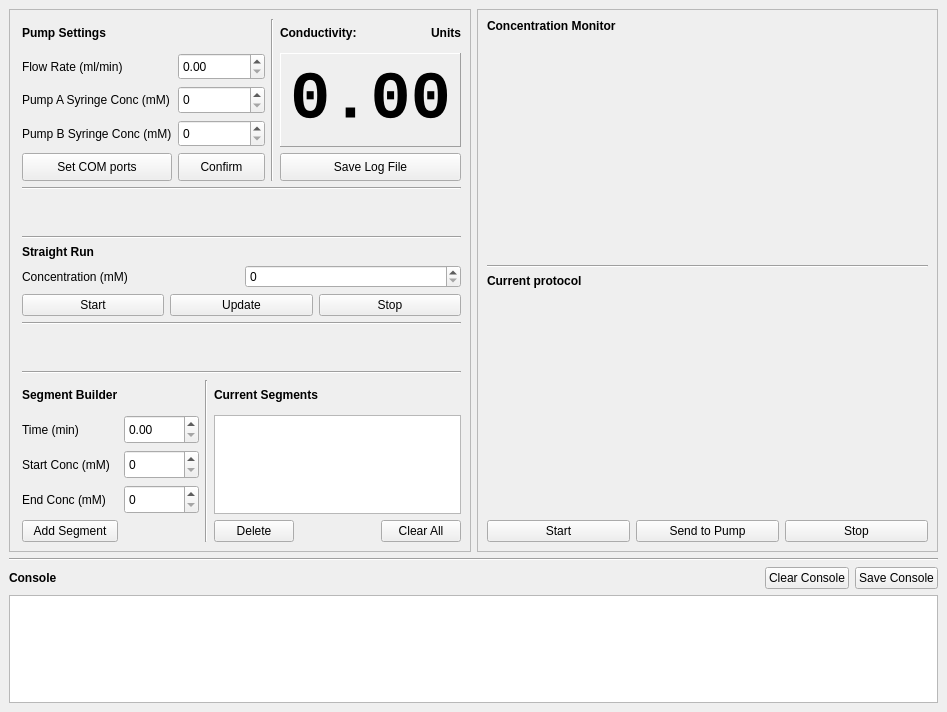
<?xml version="1.0" encoding="UTF-8"?>
<ui version="4.0">
 <class>PumpController</class>
 <widget class="QMainWindow" name="PumpController">
  <property name="geometry">
   <rect>
    <x>0</x>
    <y>0</y>
    <width>947</width>
    <height>712</height>
   </rect>
  </property>
  <property name="sizePolicy">
   <sizepolicy hsizetype="Preferred" vsizetype="Preferred">
    <horstretch>0</horstretch>
    <verstretch>0</verstretch>
   </sizepolicy>
  </property>
  <property name="minimumSize">
   <size>
    <width>0</width>
    <height>0</height>
   </size>
  </property>
  <property name="windowTitle">
   <string>AWpumps</string>
  </property>
  <widget class="QWidget" name="centralwidget">
   <property name="sizePolicy">
    <sizepolicy hsizetype="Preferred" vsizetype="Preferred">
     <horstretch>0</horstretch>
     <verstretch>0</verstretch>
    </sizepolicy>
   </property>
   <property name="font">
    <font>
     <family>.AppleSystemUIFont</family>
    </font>
   </property>
   <layout class="QVBoxLayout" name="verticalLayout" stretch="15,0,1,3">
    <item>
     <layout class="QHBoxLayout" name="horizontalLayout_4">
      <item>
       <widget class="QFrame" name="frame_left">
        <property name="sizePolicy">
         <sizepolicy hsizetype="Preferred" vsizetype="Preferred">
          <horstretch>0</horstretch>
          <verstretch>0</verstretch>
         </sizepolicy>
        </property>
        <property name="frameShape">
         <enum>QFrame::Shape::StyledPanel</enum>
        </property>
        <property name="frameShadow">
         <enum>QFrame::Shadow::Raised</enum>
        </property>
        <layout class="QVBoxLayout" name="verticalLayout_2" stretch="3,0,0,0,1,0,0,0,3">
         <property name="leftMargin">
          <number>12</number>
         </property>
         <item>
          <layout class="QGridLayout" name="gridLayout_2">
           <item row="1" column="3">
            <widget class="QLabel" name="label_2">
             <property name="font">
              <font>
               <family>.AppleSystemUIFont</family>
               <bold>true</bold>
              </font>
             </property>
             <property name="text">
              <string>Conductivity:</string>
             </property>
            </widget>
           </item>
           <item row="1" column="2" rowspan="5">
            <widget class="Line" name="line_7">
             <property name="orientation">
              <enum>Qt::Orientation::Vertical</enum>
             </property>
            </widget>
           </item>
           <item row="1" column="0" colspan="2">
            <widget class="QLabel" name="label_7">
             <property name="font">
              <font>
               <family>.AppleSystemUIFont</family>
               <bold>true</bold>
              </font>
             </property>
             <property name="text">
              <string>Pump Settings</string>
             </property>
            </widget>
           </item>
           <item row="4" column="0">
            <widget class="QLabel" name="label_6">
             <property name="text">
              <string>Pump B Syringe Conc (mM)</string>
             </property>
            </widget>
           </item>
           <item row="4" column="1">
            <widget class="QSpinBox" name="spinPbc">
             <property name="sizePolicy">
              <sizepolicy hsizetype="Preferred" vsizetype="Preferred">
               <horstretch>0</horstretch>
               <verstretch>0</verstretch>
              </sizepolicy>
             </property>
             <property name="maximum">
              <number>200</number>
             </property>
            </widget>
           </item>
           <item row="2" column="1">
            <widget class="QDoubleSpinBox" name="spinFlowRate">
             <property name="sizePolicy">
              <sizepolicy hsizetype="Preferred" vsizetype="Preferred">
               <horstretch>0</horstretch>
               <verstretch>0</verstretch>
              </sizepolicy>
             </property>
            </widget>
           </item>
           <item row="5" column="0">
            <widget class="QPushButton" name="butSetComs">
             <property name="sizePolicy">
              <sizepolicy hsizetype="Preferred" vsizetype="Preferred">
               <horstretch>0</horstretch>
               <verstretch>0</verstretch>
              </sizepolicy>
             </property>
             <property name="text">
              <string>Set COM ports</string>
             </property>
            </widget>
           </item>
           <item row="3" column="1">
            <widget class="QSpinBox" name="spinPac">
             <property name="sizePolicy">
              <sizepolicy hsizetype="Preferred" vsizetype="Preferred">
               <horstretch>0</horstretch>
               <verstretch>0</verstretch>
              </sizepolicy>
             </property>
             <property name="maximum">
              <number>200</number>
             </property>
            </widget>
           </item>
           <item row="2" column="0">
            <widget class="QLabel" name="label_4">
             <property name="font">
              <font>
               <family>.AppleSystemUIFont</family>
               <stylestrategy>PreferAntialias</stylestrategy>
              </font>
             </property>
             <property name="text">
              <string>Flow Rate (ml/min)</string>
             </property>
            </widget>
           </item>
           <item row="5" column="1">
            <widget class="QPushButton" name="butConfirmSettings">
             <property name="sizePolicy">
              <sizepolicy hsizetype="Preferred" vsizetype="Preferred">
               <horstretch>0</horstretch>
               <verstretch>0</verstretch>
              </sizepolicy>
             </property>
             <property name="text">
              <string>Confirm</string>
             </property>
            </widget>
           </item>
           <item row="1" column="4">
            <widget class="QLabel" name="label_cond_units">
             <property name="font">
              <font>
               <family>.AppleSystemUIFont</family>
               <bold>true</bold>
              </font>
             </property>
             <property name="text">
              <string>Units</string>
             </property>
             <property name="alignment">
              <set>Qt::AlignmentFlag::AlignRight|Qt::AlignmentFlag::AlignTrailing|Qt::AlignmentFlag::AlignVCenter</set>
             </property>
            </widget>
           </item>
           <item row="3" column="0">
            <widget class="QLabel" name="label_5">
             <property name="text">
              <string>Pump A Syringe Conc (mM)</string>
             </property>
            </widget>
           </item>
           <item row="5" column="3" colspan="2">
            <widget class="QPushButton" name="butSelectCondLog">
             <property name="sizePolicy">
              <sizepolicy hsizetype="Preferred" vsizetype="Preferred">
               <horstretch>0</horstretch>
               <verstretch>0</verstretch>
              </sizepolicy>
             </property>
             <property name="text">
              <string>Save Log File</string>
             </property>
            </widget>
           </item>
           <item row="2" column="3" rowspan="3" colspan="2">
            <widget class="QLabel" name="label_cond">
             <property name="sizePolicy">
              <sizepolicy hsizetype="Preferred" vsizetype="Preferred">
               <horstretch>0</horstretch>
               <verstretch>0</verstretch>
              </sizepolicy>
             </property>
             <property name="font">
              <font>
               <family>Courier New</family>
               <pointsize>50</pointsize>
               <bold>true</bold>
              </font>
             </property>
             <property name="frameShape">
              <enum>QFrame::Shape::Panel</enum>
             </property>
             <property name="frameShadow">
              <enum>QFrame::Shadow::Raised</enum>
             </property>
             <property name="text">
              <string>0.00</string>
             </property>
             <property name="scaledContents">
              <bool>false</bool>
             </property>
             <property name="alignment">
              <set>Qt::AlignmentFlag::AlignCenter</set>
             </property>
             <property name="margin">
              <number>3</number>
             </property>
             <property name="indent">
              <number>-1</number>
             </property>
             <property name="textInteractionFlags">
              <set>Qt::TextInteractionFlag::NoTextInteraction</set>
             </property>
            </widget>
           </item>
          </layout>
         </item>
         <item>
          <widget class="Line" name="line_6">
           <property name="orientation">
            <enum>Qt::Orientation::Horizontal</enum>
           </property>
          </widget>
         </item>
         <item>
          <spacer name="verticalSpacer">
           <property name="orientation">
            <enum>Qt::Orientation::Vertical</enum>
           </property>
           <property name="sizeHint" stdset="0">
            <size>
             <width>20</width>
             <height>40</height>
            </size>
           </property>
          </spacer>
         </item>
         <item>
          <widget class="Line" name="line_2">
           <property name="orientation">
            <enum>Qt::Orientation::Horizontal</enum>
           </property>
          </widget>
         </item>
         <item>
          <layout class="QGridLayout" name="gridLayout_3">
           <item row="3" column="0" colspan="2">
            <layout class="QHBoxLayout" name="horizontalLayout">
             <item>
              <widget class="QPushButton" name="butStartPump">
               <property name="sizePolicy">
                <sizepolicy hsizetype="Minimum" vsizetype="Preferred">
                 <horstretch>0</horstretch>
                 <verstretch>0</verstretch>
                </sizepolicy>
               </property>
               <property name="text">
                <string>Start</string>
               </property>
              </widget>
             </item>
             <item>
              <widget class="QPushButton" name="butUpdatePump">
               <property name="sizePolicy">
                <sizepolicy hsizetype="Minimum" vsizetype="Preferred">
                 <horstretch>0</horstretch>
                 <verstretch>0</verstretch>
                </sizepolicy>
               </property>
               <property name="text">
                <string>Update</string>
               </property>
              </widget>
             </item>
             <item>
              <widget class="QPushButton" name="butStopPump">
               <property name="sizePolicy">
                <sizepolicy hsizetype="Minimum" vsizetype="Preferred">
                 <horstretch>0</horstretch>
                 <verstretch>0</verstretch>
                </sizepolicy>
               </property>
               <property name="text">
                <string>Stop</string>
               </property>
              </widget>
             </item>
            </layout>
           </item>
           <item row="2" column="1">
            <widget class="QSpinBox" name="spinStraightConc">
             <property name="sizePolicy">
              <sizepolicy hsizetype="Preferred" vsizetype="Preferred">
               <horstretch>0</horstretch>
               <verstretch>0</verstretch>
              </sizepolicy>
             </property>
            </widget>
           </item>
           <item row="1" column="0" colspan="2">
            <widget class="QLabel" name="label_11">
             <property name="font">
              <font>
               <family>.AppleSystemUIFont</family>
               <bold>true</bold>
              </font>
             </property>
             <property name="text">
              <string>Straight Run</string>
             </property>
            </widget>
           </item>
           <item row="2" column="0">
            <widget class="QLabel" name="label_10">
             <property name="text">
              <string>Concentration (mM)</string>
             </property>
            </widget>
           </item>
          </layout>
         </item>
         <item>
          <widget class="Line" name="line_4">
           <property name="orientation">
            <enum>Qt::Orientation::Horizontal</enum>
           </property>
          </widget>
         </item>
         <item>
          <spacer name="verticalSpacer_2">
           <property name="orientation">
            <enum>Qt::Orientation::Vertical</enum>
           </property>
           <property name="sizeHint" stdset="0">
            <size>
             <width>20</width>
             <height>40</height>
            </size>
           </property>
          </spacer>
         </item>
         <item>
          <widget class="Line" name="line_8">
           <property name="orientation">
            <enum>Qt::Orientation::Horizontal</enum>
           </property>
          </widget>
         </item>
         <item>
          <layout class="QGridLayout" name="gridLayout_4">
           <item row="3" column="1">
            <widget class="QSpinBox" name="spinStartConc">
             <property name="sizePolicy">
              <sizepolicy hsizetype="Minimum" vsizetype="Preferred">
               <horstretch>0</horstretch>
               <verstretch>0</verstretch>
              </sizepolicy>
             </property>
             <property name="singleStep">
              <number>10</number>
             </property>
            </widget>
           </item>
           <item row="2" column="0">
            <widget class="QLabel" name="label_15">
             <property name="sizePolicy">
              <sizepolicy hsizetype="Minimum" vsizetype="Preferred">
               <horstretch>0</horstretch>
               <verstretch>0</verstretch>
              </sizepolicy>
             </property>
             <property name="text">
              <string>Time (min)</string>
             </property>
            </widget>
           </item>
           <item row="5" column="3">
            <widget class="QPushButton" name="butDeleteSegment">
             <property name="text">
              <string>Delete</string>
             </property>
            </widget>
           </item>
           <item row="1" column="3" colspan="2">
            <widget class="QLabel" name="label_19">
             <property name="sizePolicy">
              <sizepolicy hsizetype="Preferred" vsizetype="Preferred">
               <horstretch>0</horstretch>
               <verstretch>0</verstretch>
              </sizepolicy>
             </property>
             <property name="font">
              <font>
               <family>.AppleSystemUIFont</family>
               <bold>true</bold>
              </font>
             </property>
             <property name="text">
              <string>Current Segments</string>
             </property>
            </widget>
           </item>
           <item row="5" column="5">
            <widget class="QPushButton" name="butClearSegments">
             <property name="text">
              <string>Clear All</string>
             </property>
            </widget>
           </item>
           <item row="1" column="2" rowspan="5">
            <widget class="Line" name="line_3">
             <property name="orientation">
              <enum>Qt::Orientation::Vertical</enum>
             </property>
            </widget>
           </item>
           <item row="2" column="1">
            <widget class="QDoubleSpinBox" name="spinSegTime">
             <property name="sizePolicy">
              <sizepolicy hsizetype="Minimum" vsizetype="Preferred">
               <horstretch>0</horstretch>
               <verstretch>0</verstretch>
              </sizepolicy>
             </property>
             <property name="maximum">
              <double>2.000000000000000</double>
             </property>
             <property name="singleStep">
              <double>0.050000000000000</double>
             </property>
             <property name="stepType">
              <enum>QAbstractSpinBox::StepType::DefaultStepType</enum>
             </property>
            </widget>
           </item>
           <item row="2" column="3" rowspan="3" colspan="3">
            <widget class="QTableView" name="tableSegments">
             <property name="sizePolicy">
              <sizepolicy hsizetype="Preferred" vsizetype="Preferred">
               <horstretch>0</horstretch>
               <verstretch>0</verstretch>
              </sizepolicy>
             </property>
             <property name="minimumSize">
              <size>
               <width>0</width>
               <height>0</height>
              </size>
             </property>
             <property name="sizeAdjustPolicy">
              <enum>QAbstractScrollArea::SizeAdjustPolicy::AdjustToContents</enum>
             </property>
             <property name="editTriggers">
              <set>QAbstractItemView::EditTrigger::SelectedClicked</set>
             </property>
             <property name="tabKeyNavigation">
              <bool>false</bool>
             </property>
             <property name="showDropIndicator" stdset="0">
              <bool>false</bool>
             </property>
             <property name="dragEnabled">
              <bool>false</bool>
             </property>
             <property name="dragDropOverwriteMode">
              <bool>false</bool>
             </property>
             <property name="dragDropMode">
              <enum>QAbstractItemView::DragDropMode::NoDragDrop</enum>
             </property>
             <property name="defaultDropAction">
              <enum>Qt::DropAction::IgnoreAction</enum>
             </property>
             <property name="alternatingRowColors">
              <bool>true</bool>
             </property>
             <property name="selectionMode">
              <enum>QAbstractItemView::SelectionMode::SingleSelection</enum>
             </property>
             <property name="selectionBehavior">
              <enum>QAbstractItemView::SelectionBehavior::SelectRows</enum>
             </property>
            </widget>
           </item>
           <item row="3" column="0">
            <widget class="QLabel" name="label_17">
             <property name="sizePolicy">
              <sizepolicy hsizetype="Minimum" vsizetype="Preferred">
               <horstretch>0</horstretch>
               <verstretch>0</verstretch>
              </sizepolicy>
             </property>
             <property name="text">
              <string>Start Conc (mM)</string>
             </property>
            </widget>
           </item>
           <item row="1" column="0">
            <widget class="QLabel" name="label_18">
             <property name="sizePolicy">
              <sizepolicy hsizetype="Minimum" vsizetype="Preferred">
               <horstretch>0</horstretch>
               <verstretch>0</verstretch>
              </sizepolicy>
             </property>
             <property name="font">
              <font>
               <family>.AppleSystemUIFont</family>
               <bold>true</bold>
              </font>
             </property>
             <property name="text">
              <string>Segment Builder</string>
             </property>
            </widget>
           </item>
           <item row="4" column="0">
            <widget class="QLabel" name="label_16">
             <property name="sizePolicy">
              <sizepolicy hsizetype="Minimum" vsizetype="Preferred">
               <horstretch>0</horstretch>
               <verstretch>0</verstretch>
              </sizepolicy>
             </property>
             <property name="text">
              <string>End Conc (mM)</string>
             </property>
            </widget>
           </item>
           <item row="4" column="1">
            <widget class="QSpinBox" name="spinEndConc">
             <property name="sizePolicy">
              <sizepolicy hsizetype="Minimum" vsizetype="Preferred">
               <horstretch>0</horstretch>
               <verstretch>0</verstretch>
              </sizepolicy>
             </property>
             <property name="singleStep">
              <number>10</number>
             </property>
            </widget>
           </item>
           <item row="5" column="0">
            <widget class="QPushButton" name="butAddSegment">
             <property name="text">
              <string>Add Segment</string>
             </property>
            </widget>
           </item>
          </layout>
         </item>
        </layout>
       </widget>
      </item>
      <item>
       <widget class="QFrame" name="frame_right">
        <property name="sizePolicy">
         <sizepolicy hsizetype="Preferred" vsizetype="Minimum">
          <horstretch>0</horstretch>
          <verstretch>0</verstretch>
         </sizepolicy>
        </property>
        <property name="frameShape">
         <enum>QFrame::Shape::StyledPanel</enum>
        </property>
        <property name="frameShadow">
         <enum>QFrame::Shadow::Raised</enum>
        </property>
        <layout class="QVBoxLayout" name="verticalLayout_5" stretch="0,8,0,0,8,0">
         <item>
          <widget class="QLabel" name="label_3">
           <property name="font">
            <font>
             <family>.AppleSystemUIFont</family>
             <bold>true</bold>
            </font>
           </property>
           <property name="text">
            <string>Concentration Monitor</string>
           </property>
          </widget>
         </item>
         <item>
          <widget class="PlotWidget" name="condPlot" native="true">
           <property name="sizePolicy">
            <sizepolicy hsizetype="Preferred" vsizetype="Preferred">
             <horstretch>0</horstretch>
             <verstretch>0</verstretch>
            </sizepolicy>
           </property>
           <property name="minimumSize">
            <size>
             <width>0</width>
             <height>150</height>
            </size>
           </property>
          </widget>
         </item>
         <item>
          <widget class="Line" name="line">
           <property name="orientation">
            <enum>Qt::Orientation::Horizontal</enum>
           </property>
          </widget>
         </item>
         <item>
          <widget class="QLabel" name="label_20">
           <property name="sizePolicy">
            <sizepolicy hsizetype="Preferred" vsizetype="Preferred">
             <horstretch>0</horstretch>
             <verstretch>0</verstretch>
            </sizepolicy>
           </property>
           <property name="font">
            <font>
             <family>.AppleSystemUIFont</family>
             <bold>true</bold>
            </font>
           </property>
           <property name="text">
            <string>Current protocol</string>
           </property>
          </widget>
         </item>
         <item>
          <widget class="PlotWidget" name="protocolPlot" native="true">
           <property name="sizePolicy">
            <sizepolicy hsizetype="Preferred" vsizetype="Preferred">
             <horstretch>0</horstretch>
             <verstretch>0</verstretch>
            </sizepolicy>
           </property>
           <property name="minimumSize">
            <size>
             <width>0</width>
             <height>100</height>
            </size>
           </property>
          </widget>
         </item>
         <item>
          <layout class="QHBoxLayout" name="horizontalLayout_3">
           <item>
            <widget class="QPushButton" name="butStartProtocol">
             <property name="text">
              <string>Start</string>
             </property>
            </widget>
           </item>
           <item>
            <widget class="QPushButton" name="butSendProtocol">
             <property name="text">
              <string>Send to Pump</string>
             </property>
            </widget>
           </item>
           <item>
            <widget class="QPushButton" name="butStopProtocol">
             <property name="text">
              <string>Stop</string>
             </property>
            </widget>
           </item>
          </layout>
         </item>
        </layout>
       </widget>
      </item>
     </layout>
    </item>
    <item>
     <widget class="Line" name="line_5">
      <property name="orientation">
       <enum>Qt::Orientation::Horizontal</enum>
      </property>
     </widget>
    </item>
    <item>
     <layout class="QHBoxLayout" name="horizontalLayout_2" stretch="0,0,0,0">
      <item>
       <widget class="QLabel" name="label">
        <property name="font">
         <font>
          <family>.AppleSystemUIFont</family>
          <bold>true</bold>
         </font>
        </property>
        <property name="text">
         <string>Console</string>
        </property>
       </widget>
      </item>
      <item>
       <spacer name="horizontalSpacer">
        <property name="orientation">
         <enum>Qt::Orientation::Horizontal</enum>
        </property>
        <property name="sizeHint" stdset="0">
         <size>
          <width>40</width>
          <height>20</height>
         </size>
        </property>
       </spacer>
      </item>
      <item>
       <widget class="QPushButton" name="butClearConsole">
        <property name="text">
         <string>Clear Console</string>
        </property>
       </widget>
      </item>
      <item>
       <widget class="QPushButton" name="butSaveConsole">
        <property name="text">
         <string>Save Console</string>
        </property>
       </widget>
      </item>
     </layout>
    </item>
    <item>
     <widget class="QTextEdit" name="console">
      <property name="sizePolicy">
       <sizepolicy hsizetype="Preferred" vsizetype="Preferred">
        <horstretch>0</horstretch>
        <verstretch>0</verstretch>
       </sizepolicy>
      </property>
      <property name="minimumSize">
       <size>
        <width>0</width>
        <height>50</height>
       </size>
      </property>
      <property name="font">
       <font>
        <family>.AppleSystemUIFont</family>
        <pointsize>13</pointsize>
        <bold>false</bold>
       </font>
      </property>
      <property name="acceptDrops">
       <bool>false</bool>
      </property>
      <property name="undoRedoEnabled">
       <bool>false</bool>
      </property>
      <property name="readOnly">
       <bool>true</bool>
      </property>
     </widget>
    </item>
   </layout>
  </widget>
  <action name="actionQuit">
   <property name="text">
    <string>Quit</string>
   </property>
  </action>
 </widget>
 <customwidgets>
  <customwidget>
   <class>PlotWidget</class>
   <extends>QWidget</extends>
   <header>plotwidget.h</header>
   <container>1</container>
  </customwidget>
 </customwidgets>
 <tabstops>
  <tabstop>spinFlowRate</tabstop>
  <tabstop>spinPac</tabstop>
  <tabstop>spinPbc</tabstop>
  <tabstop>butSetComs</tabstop>
  <tabstop>butConfirmSettings</tabstop>
  <tabstop>butSelectCondLog</tabstop>
  <tabstop>spinStraightConc</tabstop>
  <tabstop>butStartPump</tabstop>
  <tabstop>butUpdatePump</tabstop>
  <tabstop>butStopPump</tabstop>
  <tabstop>spinSegTime</tabstop>
  <tabstop>spinStartConc</tabstop>
  <tabstop>spinEndConc</tabstop>
  <tabstop>butAddSegment</tabstop>
  <tabstop>tableSegments</tabstop>
  <tabstop>butDeleteSegment</tabstop>
  <tabstop>butClearSegments</tabstop>
  <tabstop>butStartProtocol</tabstop>
  <tabstop>butSendProtocol</tabstop>
  <tabstop>butStopProtocol</tabstop>
  <tabstop>butClearConsole</tabstop>
  <tabstop>butSaveConsole</tabstop>
  <tabstop>console</tabstop>
 </tabstops>
 <resources/>
 <connections/>
</ui>
